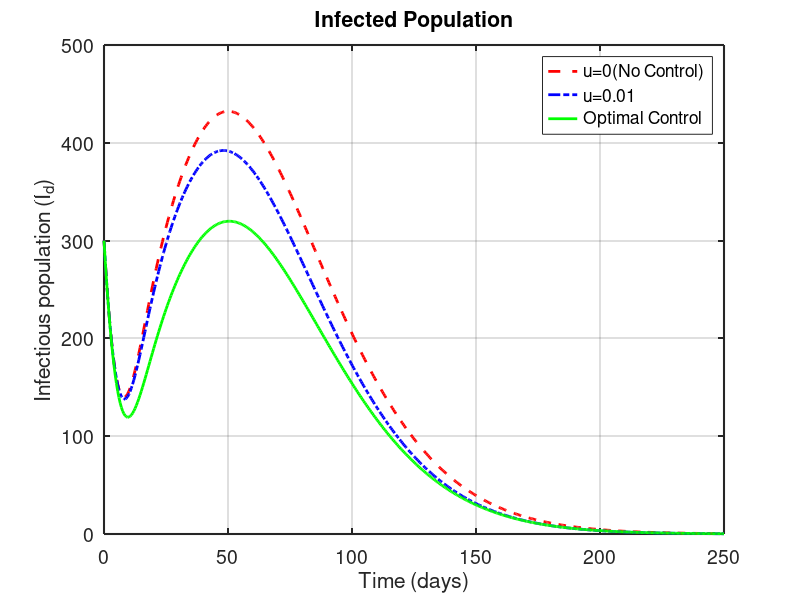

Reproduce this figure in MATLAB. (Note: this script raises an error after producing the figure.)
%% Dengue-Pneumonia Optimal Control - WITH THREE SCENARIOS
clear; clc; close all;

%% Parameters
Lambda_h = 2000; mu_h = 1/(72*365);
gamma_d = 1/5.5; tau_d = 1/7; delta_d = 0.001;
gamma_p = 1/3; tau_p = 1/14; delta_p = 0.005;
rho_dp = 2; rho_pd = 1.5; phi_d = 0.5; phi_p = 0.6;
epsilon_p = 1.6; epsilon_dv = 1.3; sigma_v = 0.3;
alpha_d = 0.001; alpha_p = 0.002; delta_dp = 0.01; tau_dp = 1/10;
Lambda_v = 5000; mu_v = 0.1; gamma_v = 1/10; b = 0.5;
beta_d = 0.15; beta_p = 0.08; beta_v = 0.7;
sigma_d = 0.3; sigma_p = 0.4;

% Weights for optimal control
A1 = 10; A2 = 10; A3 = 10;
B1 = 1; B2 = 1; B3 = 1; B4 = 1;

% Initial conditions
y0 = [950; 0; 300; 0; 0; 20; 0; 0; 0; 4970; 0; 30];

%% Time
T = 250; N = 500; t = linspace(0,T,N); dt = t(2)-t(1);

%% ==================== SCENARIO 1: u = 0 (No control) ====================
fprintf('Simulating scenario: u = 0...\n');
Y_u0 = zeros(N,12);
Y_u0(1,:) = y0';

for i = 1:N-1
    y = Y_u0(i,:)';
    S=y(1); Ed=y(2); Id=y(3); Rd=y(4); Ep=y(5); Ip=y(6); Rp=y(7); Idp=y(8); V=y(9); Sv=y(10); Ev=y(11); Iv=y(12);
    Nh = max(sum(y(1:9)),1);
    
    FOI_d = beta_d * Iv / Nh;
    FOI_p = beta_p * (Ip + epsilon_p*Idp) / Nh;
    FOI_v = beta_v * b * (Id + epsilon_dv*Idp) / Nh;
    
    k1 = zeros(12,1);
    k1(1) = Lambda_h - FOI_d*S - FOI_p*S - mu_h*S - alpha_d*S - alpha_p*S;
    k1(2) = FOI_d*(S + sigma_p*Rp + sigma_v*V) - (gamma_d + mu_h)*Ed - rho_dp*FOI_p*Ed;
    k1(3) = gamma_d*Ed - (mu_h + delta_d + tau_d)*Id - rho_dp*FOI_p*Id;
    k1(4) = tau_d*Id - mu_h*Rd - phi_d*FOI_p*Rd;
    k1(5) = FOI_p*(S + sigma_d*Rd + sigma_v*V) - (gamma_p + mu_h)*Ep - rho_pd*FOI_d*Ep;
    k1(6) = gamma_p*Ep - (mu_h + delta_p + tau_p)*Ip - rho_pd*FOI_d*Ip;
    k1(7) = tau_p*Ip - mu_h*Rp - phi_p*FOI_d*Rp;
    k1(8) = rho_dp*FOI_p*(Ed+Id) + rho_pd*FOI_d*(Ep+Ip) + phi_d*FOI_p*Rd + phi_p*FOI_d*Rp - (mu_h+delta_dp+tau_dp)*Idp;
    k1(9) = alpha_d*S + alpha_p*S - mu_h*V - sigma_v*FOI_d*V - sigma_v*FOI_p*V;
    k1(10) = Lambda_v - FOI_v*Sv - mu_v*Sv;
    k1(11) = FOI_v*Sv - (gamma_v + mu_v)*Ev;
    k1(12) = gamma_v*Ev - mu_v*Iv;
    
    y2 = y + dt/2*k1;
    S=y2(1); Ed=y2(2); Id=y2(3); Rd=y2(4); Ep=y2(5); Ip=y2(6); Rp=y2(7); Idp=y2(8); V=y2(9); Sv=y2(10); Ev=y2(11); Iv=y2(12);
    Nh = max(sum(y2(1:9)),1);
    FOI_d = beta_d * Iv / Nh;
    FOI_p = beta_p * (Ip + epsilon_p*Idp) / Nh;
    FOI_v = beta_v * b * (Id + epsilon_dv*Idp) / Nh;
    
    k2 = zeros(12,1);
    k2(1) = Lambda_h - FOI_d*S - FOI_p*S - mu_h*S - alpha_d*S - alpha_p*S;
    k2(2) = FOI_d*(S + sigma_p*Rp + sigma_v*V) - (gamma_d + mu_h)*Ed - rho_dp*FOI_p*Ed;
    k2(3) = gamma_d*Ed - (mu_h + delta_d + tau_d)*Id - rho_dp*FOI_p*Id;
    k2(4) = tau_d*Id - mu_h*Rd - phi_d*FOI_p*Rd;
    k2(5) = FOI_p*(S + sigma_d*Rd + sigma_v*V) - (gamma_p + mu_h)*Ep - rho_pd*FOI_d*Ep;
    k2(6) = gamma_p*Ep - (mu_h + delta_p + tau_p)*Ip - rho_pd*FOI_d*Ip;
    k2(7) = tau_p*Ip - mu_h*Rp - phi_p*FOI_d*Rp;
    k2(8) = rho_dp*FOI_p*(Ed+Id) + rho_pd*FOI_d*(Ep+Ip) + phi_d*FOI_p*Rd + phi_p*FOI_d*Rp - (mu_h+delta_dp+tau_dp)*Idp;
    k2(9) = alpha_d*S + alpha_p*S - mu_h*V - sigma_v*FOI_d*V - sigma_v*FOI_p*V;
    k2(10) = Lambda_v - FOI_v*Sv - mu_v*Sv;
    k2(11) = FOI_v*Sv - (gamma_v + mu_v)*Ev;
    k2(12) = gamma_v*Ev - mu_v*Iv;
    
    y3 = y + dt/2*k2;
    S=y3(1); Ed=y3(2); Id=y3(3); Rd=y3(4); Ep=y3(5); Ip=y3(6); Rp=y3(7); Idp=y3(8); V=y3(9); Sv=y3(10); Ev=y3(11); Iv=y3(12);
    Nh = max(sum(y3(1:9)),1);
    FOI_d = beta_d * Iv / Nh;
    FOI_p = beta_p * (Ip + epsilon_p*Idp) / Nh;
    FOI_v = beta_v * b * (Id + epsilon_dv*Idp) / Nh;
    
    k3 = zeros(12,1);
    k3(1) = Lambda_h - FOI_d*S - FOI_p*S - mu_h*S - alpha_d*S - alpha_p*S;
    k3(2) = FOI_d*(S + sigma_p*Rp + sigma_v*V) - (gamma_d + mu_h)*Ed - rho_dp*FOI_p*Ed;
    k3(3) = gamma_d*Ed - (mu_h + delta_d + tau_d)*Id - rho_dp*FOI_p*Id;
    k3(4) = tau_d*Id - mu_h*Rd - phi_d*FOI_p*Rd;
    k3(5) = FOI_p*(S + sigma_d*Rd + sigma_v*V) - (gamma_p + mu_h)*Ep - rho_pd*FOI_d*Ep;
    k3(6) = gamma_p*Ep - (mu_h + delta_p + tau_p)*Ip - rho_pd*FOI_d*Ip;
    k3(7) = tau_p*Ip - mu_h*Rp - phi_p*FOI_d*Rp;
    k3(8) = rho_dp*FOI_p*(Ed+Id) + rho_pd*FOI_d*(Ep+Ip) + phi_d*FOI_p*Rd + phi_p*FOI_d*Rp - (mu_h+delta_dp+tau_dp)*Idp;
    k3(9) = alpha_d*S + alpha_p*S - mu_h*V - sigma_v*FOI_d*V - sigma_v*FOI_p*V;
    k3(10) = Lambda_v - FOI_v*Sv - mu_v*Sv;
    k3(11) = FOI_v*Sv - (gamma_v + mu_v)*Ev;
    k3(12) = gamma_v*Ev - mu_v*Iv;
    
    y4 = y + dt*k3;
    S=y4(1); Ed=y4(2); Id=y4(3); Rd=y4(4); Ep=y4(5); Ip=y4(6); Rp=y4(7); Idp=y4(8); V=y4(9); Sv=y4(10); Ev=y4(11); Iv=y4(12);
    Nh = max(sum(y4(1:9)),1);
    FOI_d = beta_d * Iv / Nh;
    FOI_p = beta_p * (Ip + epsilon_p*Idp) / Nh;
    FOI_v = beta_v * b * (Id + epsilon_dv*Idp) / Nh;
    
    k4 = zeros(12,1);
    k4(1) = Lambda_h - FOI_d*S - FOI_p*S - mu_h*S - alpha_d*S - alpha_p*S;
    k4(2) = FOI_d*(S + sigma_p*Rp + sigma_v*V) - (gamma_d + mu_h)*Ed - rho_dp*FOI_p*Ed;
    k4(3) = gamma_d*Ed - (mu_h + delta_d + tau_d)*Id - rho_dp*FOI_p*Id;
    k4(4) = tau_d*Id - mu_h*Rd - phi_d*FOI_p*Rd;
    k4(5) = FOI_p*(S + sigma_d*Rd + sigma_v*V) - (gamma_p + mu_h)*Ep - rho_pd*FOI_d*Ep;
    k4(6) = gamma_p*Ep - (mu_h + delta_p + tau_p)*Ip - rho_pd*FOI_d*Ip;
    k4(7) = tau_p*Ip - mu_h*Rp - phi_p*FOI_d*Rp;
    k4(8) = rho_dp*FOI_p*(Ed+Id) + rho_pd*FOI_d*(Ep+Ip) + phi_d*FOI_p*Rd + phi_p*FOI_d*Rp - (mu_h+delta_dp+tau_dp)*Idp;
    k4(9) = alpha_d*S + alpha_p*S - mu_h*V - sigma_v*FOI_d*V - sigma_v*FOI_p*V;
    k4(10) = Lambda_v - FOI_v*Sv - mu_v*Sv;
    k4(11) = FOI_v*Sv - (gamma_v + mu_v)*Ev;
    k4(12) = gamma_v*Ev - mu_v*Iv;
    
    Y_u0(i+1,:) = (y + dt/6*(k1 + 2*k2 + 2*k3 + k4))';
end

%% ==================== SCENARIO 2: u = 0.5 (Constant control) ====================
fprintf('Simulating scenario: u = 0.5...\n');
Y_u01 = zeros(N,12);
Y_u01(1,:) = y0';

for i = 1:N-1
    y = Y_u01(i,:)';
    S=y(1); Ed=y(2); Id=y(3); Rd=y(4); Ep=y(5); Ip=y(6); Rp=y(7); Idp=y(8); V=y(9); Sv=y(10); Ev=y(11); Iv=y(12);
    Nh = max(sum(y(1:9)), 1);
    
    u_const = 0.01;
    bp_eff = beta_p*(1-u_const)*(1-u_const);
    bd_eff = beta_d*(1-u_const)*(1-u_const);
    bv_eff = beta_v*(1-u_const)*(1-u_const);
    Lv_eff = Lambda_v*(1-u_const);
    
    FOI_d = bd_eff * Iv / Nh;
    FOI_p = bp_eff * (Ip + epsilon_p*Idp) / Nh;
    FOI_v = bv_eff * b * (Id + epsilon_dv*Idp) / Nh;
    
    k1 = zeros(12,1);
    k1(1) = Lambda_h - FOI_d*S - FOI_p*S - mu_h*S - alpha_d*S - alpha_p*S;
    k1(2) = FOI_d*(S + sigma_p*Rp + sigma_v*V) - (gamma_d + mu_h)*Ed - rho_dp*FOI_p*Ed;
    k1(3) = gamma_d*Ed - (mu_h + delta_d + tau_d)*Id - rho_dp*FOI_p*Id;
    k1(4) = tau_d*Id - mu_h*Rd - phi_d*FOI_p*Rd;
    k1(5) = FOI_p*(S + sigma_d*Rd + sigma_v*V) - (gamma_p + mu_h)*Ep - rho_pd*FOI_d*Ep;
    k1(6) = gamma_p*Ep - (mu_h + delta_p + tau_p)*Ip - rho_pd*FOI_d*Ip;
    k1(7) = tau_p*Ip - mu_h*Rp - phi_p*FOI_d*Rp;
    k1(8) = rho_dp*FOI_p*(Ed+Id) + rho_pd*FOI_d*(Ep+Ip) + phi_d*FOI_p*Rd + phi_p*FOI_d*Rp - (mu_h+delta_dp+tau_dp)*Idp;
    k1(9) = alpha_d*S + alpha_p*S - mu_h*V - sigma_v*FOI_d*V - sigma_v*FOI_p*V;
    k1(10) = Lv_eff - FOI_v*Sv - mu_v*Sv;
    k1(11) = FOI_v*Sv - (gamma_v + mu_v)*Ev;
    k1(12) = gamma_v*Ev - mu_v*Iv;
    
    y2 = y + dt/2*k1;
    S=y2(1); Ed=y2(2); Id=y2(3); Rd=y2(4); Ep=y2(5); Ip=y2(6); Rp=y2(7); Idp=y2(8); V=y2(9); Sv=y2(10); Ev=y2(11); Iv=y2(12);
    Nh = max(sum(y2(1:9)), 1);
    FOI_d = bd_eff * Iv / Nh;
    FOI_p = bp_eff * (Ip + epsilon_p*Idp) / Nh;
    FOI_v = bv_eff * b * (Id + epsilon_dv*Idp) / Nh;
    
    k2 = zeros(12,1);
    k2(1) = Lambda_h - FOI_d*S - FOI_p*S - mu_h*S - alpha_d*S - alpha_p*S;
    k2(2) = FOI_d*(S + sigma_p*Rp + sigma_v*V) - (gamma_d + mu_h)*Ed - rho_dp*FOI_p*Ed;
    k2(3) = gamma_d*Ed - (mu_h + delta_d + tau_d)*Id - rho_dp*FOI_p*Id;
    k2(4) = tau_d*Id - mu_h*Rd - phi_d*FOI_p*Rd;
    k2(5) = FOI_p*(S + sigma_d*Rd + sigma_v*V) - (gamma_p + mu_h)*Ep - rho_pd*FOI_d*Ep;
    k2(6) = gamma_p*Ep - (mu_h + delta_p + tau_p)*Ip - rho_pd*FOI_d*Ip;
    k2(7) = tau_p*Ip - mu_h*Rp - phi_p*FOI_d*Rp;
    k2(8) = rho_dp*FOI_p*(Ed+Id) + rho_pd*FOI_d*(Ep+Ip) + phi_d*FOI_p*Rd + phi_p*FOI_d*Rp - (mu_h+delta_dp+tau_dp)*Idp;
    k2(9) = alpha_d*S + alpha_p*S - mu_h*V - sigma_v*FOI_d*V - sigma_v*FOI_p*V;
    k2(10) = Lv_eff - FOI_v*Sv - mu_v*Sv;
    k2(11) = FOI_v*Sv - (gamma_v + mu_v)*Ev;
    k2(12) = gamma_v*Ev - mu_v*Iv;
    
    y3 = y + dt/2*k2;
    S=y3(1); Ed=y3(2); Id=y3(3); Rd=y3(4); Ep=y3(5); Ip=y3(6); Rp=y3(7); Idp=y3(8); V=y3(9); Sv=y3(10); Ev=y3(11); Iv=y3(12);
    Nh = max(sum(y3(1:9)), 1);
    FOI_d = bd_eff * Iv / Nh;
    FOI_p = bp_eff * (Ip + epsilon_p*Idp) / Nh;
    FOI_v = bv_eff * b * (Id + epsilon_dv*Idp) / Nh;
    
    k3 = zeros(12,1);
    k3(1) = Lambda_h - FOI_d*S - FOI_p*S - mu_h*S - alpha_d*S - alpha_p*S;
    k3(2) = FOI_d*(S + sigma_p*Rp + sigma_v*V) - (gamma_d + mu_h)*Ed - rho_dp*FOI_p*Ed;
    k3(3) = gamma_d*Ed - (mu_h + delta_d + tau_d)*Id - rho_dp*FOI_p*Id;
    k3(4) = tau_d*Id - mu_h*Rd - phi_d*FOI_p*Rd;
    k3(5) = FOI_p*(S + sigma_d*Rd + sigma_v*V) - (gamma_p + mu_h)*Ep - rho_pd*FOI_d*Ep;
    k3(6) = gamma_p*Ep - (mu_h + delta_p + tau_p)*Ip - rho_pd*FOI_d*Ip;
    k3(7) = tau_p*Ip - mu_h*Rp - phi_p*FOI_d*Rp;
    k3(8) = rho_dp*FOI_p*(Ed+Id) + rho_pd*FOI_d*(Ep+Ip) + phi_d*FOI_p*Rd + phi_p*FOI_d*Rp - (mu_h+delta_dp+tau_dp)*Idp;
    k3(9) = alpha_d*S + alpha_p*S - mu_h*V - sigma_v*FOI_d*V - sigma_v*FOI_p*V;
    k3(10) = Lv_eff - FOI_v*Sv - mu_v*Sv;
    k3(11) = FOI_v*Sv - (gamma_v + mu_v)*Ev;
    k3(12) = gamma_v*Ev - mu_v*Iv;
    
    y4 = y + dt*k3;
    S=y4(1); Ed=y4(2); Id=y4(3); Rd=y4(4); Ep=y4(5); Ip=y4(6); Rp=y4(7); Idp=y4(8); V=y4(9); Sv=y4(10); Ev=y4(11); Iv=y4(12);
    Nh = max(sum(y4(1:9)), 1);
    FOI_d = bd_eff * Iv / Nh;
    FOI_p = bp_eff * (Ip + epsilon_p*Idp) / Nh;
    FOI_v = bv_eff * b * (Id + epsilon_dv*Idp) / Nh;
    
    k4 = zeros(12,1);
    k4(1) = Lambda_h - FOI_d*S - FOI_p*S - mu_h*S - alpha_d*S - alpha_p*S;
    k4(2) = FOI_d*(S + sigma_p*Rp + sigma_v*V) - (gamma_d + mu_h)*Ed - rho_dp*FOI_p*Ed;
    k4(3) = gamma_d*Ed - (mu_h + delta_d + tau_d)*Id - rho_dp*FOI_p*Id;
    k4(4) = tau_d*Id - mu_h*Rd - phi_d*FOI_p*Rd;
    k4(5) = FOI_p*(S + sigma_d*Rd + sigma_v*V) - (gamma_p + mu_h)*Ep - rho_pd*FOI_d*Ep;
    k4(6) = gamma_p*Ep - (mu_h + delta_p + tau_p)*Ip - rho_pd*FOI_d*Ip;
    k4(7) = tau_p*Ip - mu_h*Rp - phi_p*FOI_d*Rp;
    k4(8) = rho_dp*FOI_p*(Ed+Id) + rho_pd*FOI_d*(Ep+Ip) + phi_d*FOI_p*Rd + phi_p*FOI_d*Rp - (mu_h+delta_dp+tau_dp)*Idp;
    k4(9) = alpha_d*S + alpha_p*S - mu_h*V - sigma_v*FOI_d*V - sigma_v*FOI_p*V;
    k4(10) = Lv_eff - FOI_v*Sv - mu_v*Sv;
    k4(11) = FOI_v*Sv - (gamma_v + mu_v)*Ev;
    k4(12) = gamma_v*Ev - mu_v*Iv;
    
    Y_u01(i+1,:) = (y + dt/6*(k1 + 2*k2 + 2*k3 + k4))';
end

fprintf('Simulating scenario: u = 0.5...\n');
Y_u03 = zeros(N,12);
Y_u03(1,:) = y0';

for i = 1:N-1
    y = Y_u03(i,:)';
    S=y(1); Ed=y(2); Id=y(3); Rd=y(4); Ep=y(5); Ip=y(6); Rp=y(7); Idp=y(8); V=y(9); Sv=y(10); Ev=y(11); Iv=y(12);
    Nh = max(sum(y(1:9)), 1);
    
    u_const = 0.02;
    bp_eff = beta_p*(1-u_const)*(1-u_const);
    bd_eff = beta_d*(1-u_const)*(1-u_const);
    bv_eff = beta_v*(1-u_const)*(1-u_const);
    Lv_eff = Lambda_v*(1-u_const);
    
    FOI_d = bd_eff * Iv / Nh;
    FOI_p = bp_eff * (Ip + epsilon_p*Idp) / Nh;
    FOI_v = bv_eff * b * (Id + epsilon_dv*Idp) / Nh;
    
    k1 = zeros(12,1);
    k1(1) = Lambda_h - FOI_d*S - FOI_p*S - mu_h*S - alpha_d*S - alpha_p*S;
    k1(2) = FOI_d*(S + sigma_p*Rp + sigma_v*V) - (gamma_d + mu_h)*Ed - rho_dp*FOI_p*Ed;
    k1(3) = gamma_d*Ed - (mu_h + delta_d + tau_d)*Id - rho_dp*FOI_p*Id;
    k1(4) = tau_d*Id - mu_h*Rd - phi_d*FOI_p*Rd;
    k1(5) = FOI_p*(S + sigma_d*Rd + sigma_v*V) - (gamma_p + mu_h)*Ep - rho_pd*FOI_d*Ep;
    k1(6) = gamma_p*Ep - (mu_h + delta_p + tau_p)*Ip - rho_pd*FOI_d*Ip;
    k1(7) = tau_p*Ip - mu_h*Rp - phi_p*FOI_d*Rp;
    k1(8) = rho_dp*FOI_p*(Ed+Id) + rho_pd*FOI_d*(Ep+Ip) + phi_d*FOI_p*Rd + phi_p*FOI_d*Rp - (mu_h+delta_dp+tau_dp)*Idp;
    k1(9) = alpha_d*S + alpha_p*S - mu_h*V - sigma_v*FOI_d*V - sigma_v*FOI_p*V;
    k1(10) = Lv_eff - FOI_v*Sv - mu_v*Sv;
    k1(11) = FOI_v*Sv - (gamma_v + mu_v)*Ev;
    k1(12) = gamma_v*Ev - mu_v*Iv;
    
    y2 = y + dt/2*k1;
    S=y2(1); Ed=y2(2); Id=y2(3); Rd=y2(4); Ep=y2(5); Ip=y2(6); Rp=y2(7); Idp=y2(8); V=y2(9); Sv=y2(10); Ev=y2(11); Iv=y2(12);
    Nh = max(sum(y2(1:9)), 1);
    FOI_d = bd_eff * Iv / Nh;
    FOI_p = bp_eff * (Ip + epsilon_p*Idp) / Nh;
    FOI_v = bv_eff * b * (Id + epsilon_dv*Idp) / Nh;
    
    k2 = zeros(12,1);
    k2(1) = Lambda_h - FOI_d*S - FOI_p*S - mu_h*S - alpha_d*S - alpha_p*S;
    k2(2) = FOI_d*(S + sigma_p*Rp + sigma_v*V) - (gamma_d + mu_h)*Ed - rho_dp*FOI_p*Ed;
    k2(3) = gamma_d*Ed - (mu_h + delta_d + tau_d)*Id - rho_dp*FOI_p*Id;
    k2(4) = tau_d*Id - mu_h*Rd - phi_d*FOI_p*Rd;
    k2(5) = FOI_p*(S + sigma_d*Rd + sigma_v*V) - (gamma_p + mu_h)*Ep - rho_pd*FOI_d*Ep;
    k2(6) = gamma_p*Ep - (mu_h + delta_p + tau_p)*Ip - rho_pd*FOI_d*Ip;
    k2(7) = tau_p*Ip - mu_h*Rp - phi_p*FOI_d*Rp;
    k2(8) = rho_dp*FOI_p*(Ed+Id) + rho_pd*FOI_d*(Ep+Ip) + phi_d*FOI_p*Rd + phi_p*FOI_d*Rp - (mu_h+delta_dp+tau_dp)*Idp;
    k2(9) = alpha_d*S + alpha_p*S - mu_h*V - sigma_v*FOI_d*V - sigma_v*FOI_p*V;
    k2(10) = Lv_eff - FOI_v*Sv - mu_v*Sv;
    k2(11) = FOI_v*Sv - (gamma_v + mu_v)*Ev;
    k2(12) = gamma_v*Ev - mu_v*Iv;
    
    y3 = y + dt/2*k2;
    S=y3(1); Ed=y3(2); Id=y3(3); Rd=y3(4); Ep=y3(5); Ip=y3(6); Rp=y3(7); Idp=y3(8); V=y3(9); Sv=y3(10); Ev=y3(11); Iv=y3(12);
    Nh = max(sum(y3(1:9)), 1);
    FOI_d = bd_eff * Iv / Nh;
    FOI_p = bp_eff * (Ip + epsilon_p*Idp) / Nh;
    FOI_v = bv_eff * b * (Id + epsilon_dv*Idp) / Nh;
    
    k3 = zeros(12,1);
    k3(1) = Lambda_h - FOI_d*S - FOI_p*S - mu_h*S - alpha_d*S - alpha_p*S;
    k3(2) = FOI_d*(S + sigma_p*Rp + sigma_v*V) - (gamma_d + mu_h)*Ed - rho_dp*FOI_p*Ed;
    k3(3) = gamma_d*Ed - (mu_h + delta_d + tau_d)*Id - rho_dp*FOI_p*Id;
    k3(4) = tau_d*Id - mu_h*Rd - phi_d*FOI_p*Rd;
    k3(5) = FOI_p*(S + sigma_d*Rd + sigma_v*V) - (gamma_p + mu_h)*Ep - rho_pd*FOI_d*Ep;
    k3(6) = gamma_p*Ep - (mu_h + delta_p + tau_p)*Ip - rho_pd*FOI_d*Ip;
    k3(7) = tau_p*Ip - mu_h*Rp - phi_p*FOI_d*Rp;
    k3(8) = rho_dp*FOI_p*(Ed+Id) + rho_pd*FOI_d*(Ep+Ip) + phi_d*FOI_p*Rd + phi_p*FOI_d*Rp - (mu_h+delta_dp+tau_dp)*Idp;
    k3(9) = alpha_d*S + alpha_p*S - mu_h*V - sigma_v*FOI_d*V - sigma_v*FOI_p*V;
    k3(10) = Lv_eff - FOI_v*Sv - mu_v*Sv;
    k3(11) = FOI_v*Sv - (gamma_v + mu_v)*Ev;
    k3(12) = gamma_v*Ev - mu_v*Iv;
    
    y4 = y + dt*k3;
    S=y4(1); Ed=y4(2); Id=y4(3); Rd=y4(4); Ep=y4(5); Ip=y4(6); Rp=y4(7); Idp=y4(8); V=y4(9); Sv=y4(10); Ev=y4(11); Iv=y4(12);
    Nh = max(sum(y4(1:9)), 1);
    FOI_d = bd_eff * Iv / Nh;
    FOI_p = bp_eff * (Ip + epsilon_p*Idp) / Nh;
    FOI_v = bv_eff * b * (Id + epsilon_dv*Idp) / Nh;
    
    k4 = zeros(12,1);
    k4(1) = Lambda_h - FOI_d*S - FOI_p*S - mu_h*S - alpha_d*S - alpha_p*S;
    k4(2) = FOI_d*(S + sigma_p*Rp + sigma_v*V) - (gamma_d + mu_h)*Ed - rho_dp*FOI_p*Ed;
    k4(3) = gamma_d*Ed - (mu_h + delta_d + tau_d)*Id - rho_dp*FOI_p*Id;
    k4(4) = tau_d*Id - mu_h*Rd - phi_d*FOI_p*Rd;
    k4(5) = FOI_p*(S + sigma_d*Rd + sigma_v*V) - (gamma_p + mu_h)*Ep - rho_pd*FOI_d*Ep;
    k4(6) = gamma_p*Ep - (mu_h + delta_p + tau_p)*Ip - rho_pd*FOI_d*Ip;
    k4(7) = tau_p*Ip - mu_h*Rp - phi_p*FOI_d*Rp;
    k4(8) = rho_dp*FOI_p*(Ed+Id) + rho_pd*FOI_d*(Ep+Ip) + phi_d*FOI_p*Rd + phi_p*FOI_d*Rp - (mu_h+delta_dp+tau_dp)*Idp;
    k4(9) = alpha_d*S + alpha_p*S - mu_h*V - sigma_v*FOI_d*V - sigma_v*FOI_p*V;
    k4(10) = Lv_eff - FOI_v*Sv - mu_v*Sv;
    k4(11) = FOI_v*Sv - (gamma_v + mu_v)*Ev;
    k4(12) = gamma_v*Ev - mu_v*Iv;
    
    Y_u03(i+1,:) = (y + dt/6*(k1 + 2*k2 + 2*k3 + k4))';
end

%% ==================== SCENARIO 3: Optimal control ====================
fprintf('Simulating scenario: Optimal control...\n');

u = 0.5 * ones(N,4);  % u1, u2, u3, u4 initial guess

max_iter = 100;
tol = 1e-4;
rho = 0.5;

for iter = 1:max_iter
    u_old = u;
    
    % Forward solve
    Y_opt = zeros(N,12);
    Y_opt(1,:) = y0';
    
    for i = 1:N-1
        y = Y_opt(i,:)';
        S=y(1); Ed=y(2); Id=y(3); Rd=y(4); Ep=y(5); Ip=y(6); Rp=y(7); Idp=y(8); V=y(9); Sv=y(10); Ev=y(11); Iv=y(12);
        Nh = max(sum(y(1:9)), 1);
        
        u1 = u(i,1); u2 = u(i,2); u3 = u(i,3); u4 = u(i,4);
        bp_eff = beta_p*(1-u1)*(1-u2);
        bd_eff = beta_d*(1-u3)*(1-u4);
        bv_eff = beta_v*(1-u3)*(1-u4);
        Lv_eff = Lambda_v*(1-u4);
        
        FOI_d = bd_eff * Iv / Nh;
        FOI_p = bp_eff * (Ip + epsilon_p*Idp) / Nh;
        FOI_v = bv_eff * b * (Id + epsilon_dv*Idp) / Nh;
        
        k1 = zeros(12,1);
        k1(1) = Lambda_h - FOI_d*S - FOI_p*S - mu_h*S - alpha_d*S - alpha_p*S;
        k1(2) = FOI_d*(S + sigma_p*Rp + sigma_v*V) - (gamma_d + mu_h)*Ed - rho_dp*FOI_p*Ed;
        k1(3) = gamma_d*Ed - (mu_h + delta_d + tau_d)*Id - rho_dp*FOI_p*Id;
        k1(4) = tau_d*Id - mu_h*Rd - phi_d*FOI_p*Rd;
        k1(5) = FOI_p*(S + sigma_d*Rd + sigma_v*V) - (gamma_p + mu_h)*Ep - rho_pd*FOI_d*Ep;
        k1(6) = gamma_p*Ep - (mu_h + delta_p + tau_p)*Ip - rho_pd*FOI_d*Ip;
        k1(7) = tau_p*Ip - mu_h*Rp - phi_p*FOI_d*Rp;
        k1(8) = rho_dp*FOI_p*(Ed+Id) + rho_pd*FOI_d*(Ep+Ip) + phi_d*FOI_p*Rd + phi_p*FOI_d*Rp - (mu_h+delta_dp+tau_dp)*Idp;
        k1(9) = alpha_d*S + alpha_p*S - mu_h*V - sigma_v*FOI_d*V - sigma_v*FOI_p*V;
        k1(10) = Lv_eff - FOI_v*Sv - mu_v*Sv;
        k1(11) = FOI_v*Sv - (gamma_v + mu_v)*Ev;
        k1(12) = gamma_v*Ev - mu_v*Iv;
        
        y2 = y + dt/2*k1;
        S=y2(1); Ed=y2(2); Id=y2(3); Rd=y2(4); Ep=y2(5); Ip=y2(6); Rp=y2(7); Idp=y2(8); V=y2(9); Sv=y2(10); Ev=y2(11); Iv=y2(12);
        Nh = max(sum(y2(1:9)), 1);
        FOI_d = bd_eff * Iv / Nh;
        FOI_p = bp_eff * (Ip + epsilon_p*Idp) / Nh;
        FOI_v = bv_eff * b * (Id + epsilon_dv*Idp) / Nh;
        
        k2 = zeros(12,1);
        k2(1) = Lambda_h - FOI_d*S - FOI_p*S - mu_h*S - alpha_d*S - alpha_p*S;
        k2(2) = FOI_d*(S + sigma_p*Rp + sigma_v*V) - (gamma_d + mu_h)*Ed - rho_dp*FOI_p*Ed;
        k2(3) = gamma_d*Ed - (mu_h + delta_d + tau_d)*Id - rho_dp*FOI_p*Id;
        k2(4) = tau_d*Id - mu_h*Rd - phi_d*FOI_p*Rd;
        k2(5) = FOI_p*(S + sigma_d*Rd + sigma_v*V) - (gamma_p + mu_h)*Ep - rho_pd*FOI_d*Ep;
        k2(6) = gamma_p*Ep - (mu_h + delta_p + tau_p)*Ip - rho_pd*FOI_d*Ip;
        k2(7) = tau_p*Ip - mu_h*Rp - phi_p*FOI_d*Rp;
        k2(8) = rho_dp*FOI_p*(Ed+Id) + rho_pd*FOI_d*(Ep+Ip) + phi_d*FOI_p*Rd + phi_p*FOI_d*Rp - (mu_h+delta_dp+tau_dp)*Idp;
        k2(9) = alpha_d*S + alpha_p*S - mu_h*V - sigma_v*FOI_d*V - sigma_v*FOI_p*V;
        k2(10) = Lv_eff - FOI_v*Sv - mu_v*Sv;
        k2(11) = FOI_v*Sv - (gamma_v + mu_v)*Ev;
        k2(12) = gamma_v*Ev - mu_v*Iv;
        
        y3 = y + dt/2*k2;
        S=y3(1); Ed=y3(2); Id=y3(3); Rd=y3(4); Ep=y3(5); Ip=y3(6); Rp=y3(7); Idp=y3(8); V=y3(9); Sv=y3(10); Ev=y3(11); Iv=y3(12);
        Nh = max(sum(y3(1:9)), 1);
        FOI_d = bd_eff * Iv / Nh;
        FOI_p = bp_eff * (Ip + epsilon_p*Idp) / Nh;
        FOI_v = bv_eff * b * (Id + epsilon_dv*Idp) / Nh;
        
        k3 = zeros(12,1);
        k3(1) = Lambda_h - FOI_d*S - FOI_p*S - mu_h*S - alpha_d*S - alpha_p*S;
        k3(2) = FOI_d*(S + sigma_p*Rp + sigma_v*V) - (gamma_d + mu_h)*Ed - rho_dp*FOI_p*Ed;
        k3(3) = gamma_d*Ed - (mu_h + delta_d + tau_d)*Id - rho_dp*FOI_p*Id;
        k3(4) = tau_d*Id - mu_h*Rd - phi_d*FOI_p*Rd;
        k3(5) = FOI_p*(S + sigma_d*Rd + sigma_v*V) - (gamma_p + mu_h)*Ep - rho_pd*FOI_d*Ep;
        k3(6) = gamma_p*Ep - (mu_h + delta_p + tau_p)*Ip - rho_pd*FOI_d*Ip;
        k3(7) = tau_p*Ip - mu_h*Rp - phi_p*FOI_d*Rp;
        k3(8) = rho_dp*FOI_p*(Ed+Id) + rho_pd*FOI_d*(Ep+Ip) + phi_d*FOI_p*Rd + phi_p*FOI_d*Rp - (mu_h+delta_dp+tau_dp)*Idp;
        k3(9) = alpha_d*S + alpha_p*S - mu_h*V - sigma_v*FOI_d*V - sigma_v*FOI_p*V;
        k3(10) = Lv_eff - FOI_v*Sv - mu_v*Sv;
        k3(11) = FOI_v*Sv - (gamma_v + mu_v)*Ev;
        k3(12) = gamma_v*Ev - mu_v*Iv;
        
        y4 = y + dt*k3;
        S=y4(1); Ed=y4(2); Id=y4(3); Rd=y4(4); Ep=y4(5); Ip=y4(6); Rp=y4(7); Idp=y4(8); V=y4(9); Sv=y4(10); Ev=y4(11); Iv=y4(12);
        Nh = max(sum(y4(1:9)), 1);
        FOI_d = bd_eff * Iv / Nh;
        FOI_p = bp_eff * (Ip + epsilon_p*Idp) / Nh;
        FOI_v = bv_eff * b * (Id + epsilon_dv*Idp) / Nh;
        
        k4 = zeros(12,1);
        k4(1) = Lambda_h - FOI_d*S - FOI_p*S - mu_h*S - alpha_d*S - alpha_p*S;
        k4(2) = FOI_d*(S + sigma_p*Rp + sigma_v*V) - (gamma_d + mu_h)*Ed - rho_dp*FOI_p*Ed;
        k4(3) = gamma_d*Ed - (mu_h + delta_d + tau_d)*Id - rho_dp*FOI_p*Id;
        k4(4) = tau_d*Id - mu_h*Rd - phi_d*FOI_p*Rd;
        k4(5) = FOI_p*(S + sigma_d*Rd + sigma_v*V) - (gamma_p + mu_h)*Ep - rho_pd*FOI_d*Ep;
        k4(6) = gamma_p*Ep - (mu_h + delta_p + tau_p)*Ip - rho_pd*FOI_d*Ip;
        k4(7) = tau_p*Ip - mu_h*Rp - phi_p*FOI_d*Rp;
        k4(8) = rho_dp*FOI_p*(Ed+Id) + rho_pd*FOI_d*(Ep+Ip) + phi_d*FOI_p*Rd + phi_p*FOI_d*Rp - (mu_h+delta_dp+tau_dp)*Idp;
        k4(9) = alpha_d*S + alpha_p*S - mu_h*V - sigma_v*FOI_d*V - sigma_v*FOI_p*V;
        k4(10) = Lv_eff - FOI_v*Sv - mu_v*Sv;
        k4(11) = FOI_v*Sv - (gamma_v + mu_v)*Ev;
        k4(12) = gamma_v*Ev - mu_v*Iv;
        
        Y_opt(i+1,:) = (y + dt/6*(k1 + 2*k2 + 2*k3 + k4))';
    end
    
    % Backward solve
    L = zeros(N,12);
    
    for i = N-1:-1:1
        S=Y_opt(i,1); Ed=Y_opt(i,2); Id=Y_opt(i,3); Rd=Y_opt(i,4); Ep=Y_opt(i,5); Ip=Y_opt(i,6);
        Rp=Y_opt(i,7); Idp=Y_opt(i,8); V=Y_opt(i,9); Sv=Y_opt(i,10); Ev=Y_opt(i,11); Iv=Y_opt(i,12);
        Nh = max(sum(Y_opt(i,1:9)), 1);
        
        u1 = u(i,1); u2 = u(i,2); u3 = u(i,3); u4 = u(i,4);
        bp_eff = beta_p*(1-u1)*(1-u2);
        bd_eff = beta_d*(1-u3)*(1-u4);
        
        FOI_d = bd_eff * Iv / Nh;
        FOI_p = bp_eff * (Ip + epsilon_p*Idp) / Nh;
        FOI_v = beta_v*(1-u3)*(1-u4) * b * (Id + epsilon_dv*Idp) / Nh;
        
        lam = L(i+1,:)';
        l1=lam(1); l2=lam(2); l3=lam(3); l4=lam(4); l5=lam(5); l6=lam(6);
        l7=lam(7); l8=lam(8); l9=lam(9); l10=lam(10); l11=lam(11); l12=lam(12);
        
        dlam1 = -(-FOI_d - FOI_p - mu_h - alpha_d - alpha_p)*l1 - FOI_d*l2 - FOI_p*l5 - (alpha_d+alpha_p)*l9;
        dlam2 = -(-(gamma_d+mu_h) - rho_dp*FOI_p)*l2 - gamma_d*l3 - rho_dp*FOI_p*l8;
        dlam3 = -A1 - (-(mu_h+delta_d+tau_d) - rho_dp*FOI_p)*l3 - tau_d*l4 - rho_dp*FOI_p*l8;
        dlam4 = -(-mu_h - phi_d*FOI_p)*l4 - phi_d*FOI_p*l8 - FOI_p*l5;
        dlam5 = -(-(gamma_p+mu_h) - rho_pd*FOI_d)*l5 - gamma_p*l6 - rho_pd*FOI_d*l8;
        dlam6 = -A2 - (-(mu_h+delta_p+tau_p) - rho_pd*FOI_d)*l6 - tau_p*l7 - rho_pd*FOI_d*l8;
        dlam7 = -(-mu_h - phi_p*FOI_d)*l7 - phi_p*FOI_d*l8 - sigma_p*FOI_d*l2;
        dlam8 = -A3 - (-(mu_h+delta_dp+tau_dp))*l8;
        dlam9 = -(-mu_h - sigma_v*FOI_d - sigma_v*FOI_p)*l9 - sigma_v*FOI_d*l2 - sigma_v*FOI_p*l5;
        dlam10 = -(-FOI_v - mu_v)*l10 - FOI_v*l11;
        dlam11 = -(-(gamma_v+mu_v))*l11 - gamma_v*l12;
        dlam12 = -bd_eff*S/Nh*l1 - bd_eff*(S+sigma_p*Rp+sigma_v*V)/Nh*l2 - mu_v*l12;
        
        dlam = [dlam1; dlam2; dlam3; dlam4; dlam5; dlam6; dlam7; dlam8; dlam9; dlam10; dlam11; dlam12];
        L(i,:) = (lam -dt*dlam)';
    end
    
    % Update controls
    for i = 1:N
        S=Y_opt(i,1); Id=Y_opt(i,3); Ip=Y_opt(i,6); Idp=Y_opt(i,8); Sv=Y_opt(i,10);
        Nh = max(sum(Y_opt(i,1:9)), 1);
        
        l1 = L(i,1); l2 = L(i,2); l5 = L(i,5); l10 = L(i,10); l11 = L(i,11);
        
        term_p = (Ip + epsilon_p*Idp) / Nh;
        term_d = Y_opt(i,12) / Nh;
        
        u1_tilde = ((l1 - l2 - l5) * beta_p * (1-u(i,2)) * term_p * S) / B1;
        u2_tilde = ((l1 - l2 - l5) * beta_p * (1-u(i,1)) * term_p * S) / B2;
        u3_tilde = ((l1 - l2 - l5) * beta_d * term_d * S + (l10 - l11) * beta_v * b * (Id + epsilon_dv*Idp)/Nh * Sv) / B3;
        u4_tilde = ((l1 - l2 - l5) * beta_d * term_d * S + (l10 - l11) * beta_v * b * (Id + epsilon_dv*Idp)/Nh * Sv + l10 * Lambda_v) / B4;
        
        u_star = [min(1, max(0, u1_tilde));
                  min(1, max(0, u2_tilde));
                  min(1, max(0, u3_tilde));
                  min(1, max(0, u4_tilde))];
        
        u(i,:) = (1-rho)*u_old(i,:) + rho*u_star';
    end
    
    err = max(abs(u(:) - u_old(:)));
    if err < tol
        fprintf('Optimal control converged after %d iterations!\n', iter);
        break;
    end
end


%% FIGURE: Infected populations AND Cost over time (Two subplots)
figure('Position', [100, 100, 1200, 500]);

% LEFT PLOT: Infected populations
%subplot(1,2,1);
plot(t, Y_u0(:,3), 'r--', 'LineWidth', 2); hold on;
plot(t, Y_u01(:,3), 'b-.', 'LineWidth', 2);
%plot(t, Y_u03(:,3), 'g-.', 'LineWidth', 2);
plot(t, Y_opt(:,3), 'g', 'LineWidth', 2);

xlabel('Time (days)', 'FontSize', 14);
ylabel('Infectious population (I_d)', 'FontSize', 14);
title('Infected Population', 'FontSize', 14);
legend('u=0(No Control)', 'u=0.01', 'Optimal Control', 'FontSize', 14, 'Location', 'best');
grid on;
set(gca, 'FontSize', 14, 'LineWidth', 1.5);

% RIGHT PLOT: Cost over time
%subplot(1,2,2);

% Calculate running cost (integrand)
%cost0 = (A1*Y_u0(:,3) + A2*Y_u0(:,6) + A3*Y_u0(:,8));
%cost001 = (A1*Y_u01(:,3) + A2*Y_u01(:,6) + A3*Y_u01(:,8) + (B1/2)*0.01^2*4);
%cost003 = (A1*Y_u03(:,3) + A2*Y_u03(:,6) + A3*Y_u03(:,8) + (B1/2)*0.03^2*4);

cost_opt = zeros(N,1);
for i = 1:N
    control_cost = (B1/2)*u(i,1)^2 + (B2/2)*u(i,2)^2 + (B3/2)*u(i,3)^2 + (B4/2)*u(i,4)^2;
    cost_opt(i) = (A1*Y_opt(i,3) + A2*Y_opt(i,6) + A3*Y_opt(i,8) + control_cost);
end

% Plot cumulative cost (integral over time)
cum_cost0 = cumsum(cost0 * dt);
cum_cost001 = cumsum(cost001 * dt);
cum_cost003 = cumsum(cost003 * dt);
cum_cost_opt = cumsum(cost_opt * dt);

plot(t, cum_cost0, 'r--', 'LineWidth', 2); hold on;
plot(t, cum_cost001, 'b-.', 'LineWidth', 2);
%plot(t, cum_cost003, 'g-.', 'LineWidth', 2);
plot(t, cum_cost_opt, 'g', 'LineWidth', 2);

xlabel('Time (days)', 'FontSize', 14);
ylabel('Cost', 'FontSize', 14);
title('Associated Cost', 'FontSize', 14);
legend('u=0 (No Control)', 'u=0.01', 'Optimal Control', 'FontSize', 14, 'Location', 'best');
grid on;
set(gca, 'FontSize', 14, 'LineWidth', 1.5);


 
